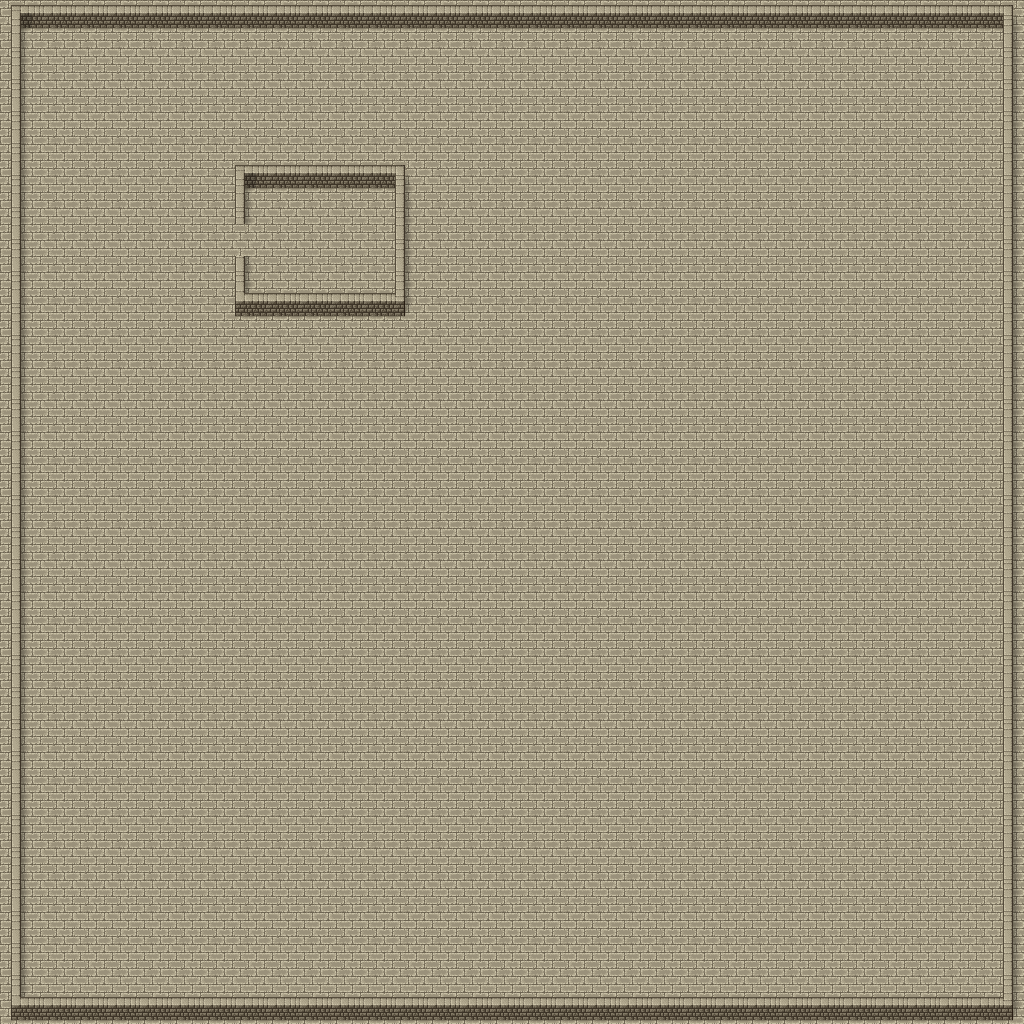

The image is a tile-based game level rendered from a .tmx file. Its description and source (layers, tilesets, objects; grid data summarised) follow:
An orthogonal 32x32 tile map with 32x32 px tiles, 3 tile layers (Floors, Walls, Doors).

<map version="1.4" tiledversion="1.4.2" orientation="orthogonal" renderorder="right-down" width="32" height="32" tilewidth="32" tileheight="32" infinite="0" nextlayerid="7" nextobjectid="3">
 <tileset firstgid="1" source="[Base]BaseChip_pipo.tsx" />
 <layer id="1" name="Floors" width="32" height="32">
  <data>[1024 cells, 1024 non-empty, 1 distinct tile ids]</data>
 </layer>
 <layer id="4" name="Walls" width="32" height="32">
  <data>[1024 cells, 141 non-empty, 6 distinct tile ids]</data>
 </layer>
 <layer id="6" name="Doors" width="32" height="32">
  <data>[1024 cells, 0 non-empty, 0 distinct tile ids]</data>
 </layer>
</map>
